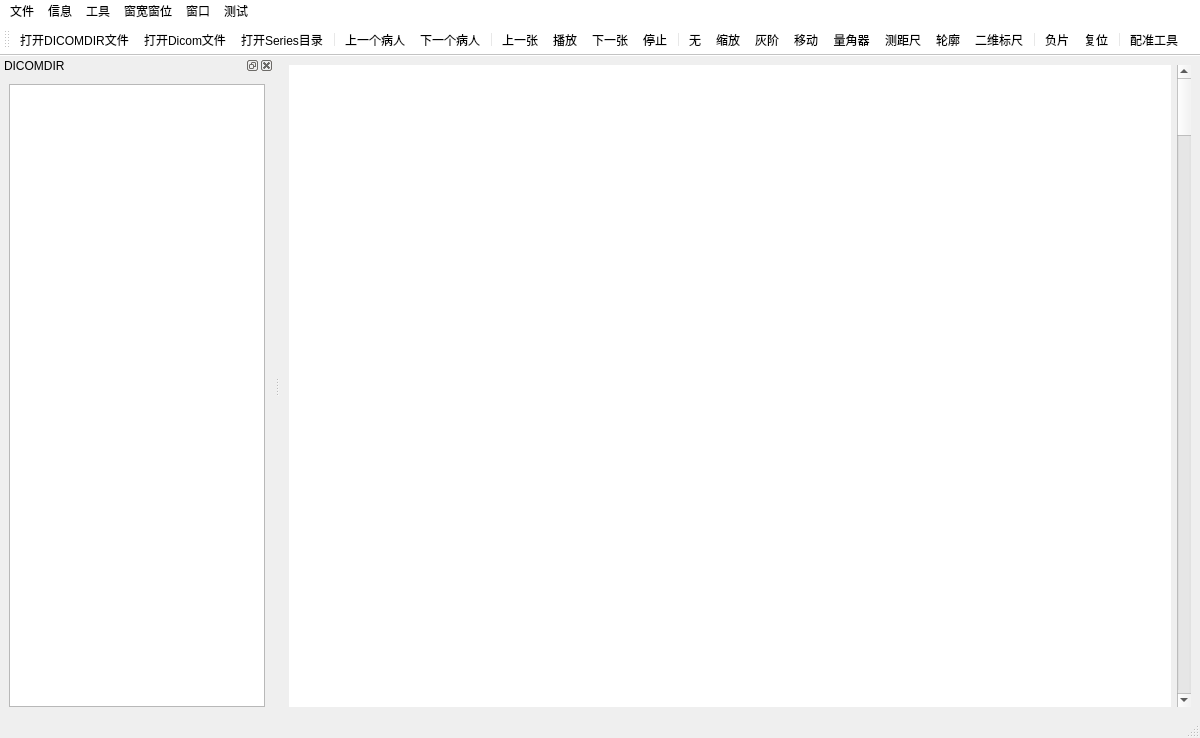
 <widget class="QMainWindow" name="BrainViewerClass">
  <property name="geometry">
   <rect>
    <x>0</x>
    <y>0</y>
    <width>1200</width>
    <height>738</height>
   </rect>
  </property>
  <property name="minimumSize">
   <size>
    <width>1200</width>
    <height>700</height>
   </size>
  </property>
  <property name="palette">
   <palette>
    <active>
     <colorrole role="WindowText">
      <brush brushstyle="SolidPattern">
       <color alpha="255">
        <red>0</red>
        <green>0</green>
        <blue>0</blue>
       </color>
      </brush>
     </colorrole>
     <colorrole role="Text">
      <brush brushstyle="SolidPattern">
       <color alpha="255">
        <red>0</red>
        <green>0</green>
        <blue>0</blue>
       </color>
      </brush>
     </colorrole>
     <colorrole role="ButtonText">
      <brush brushstyle="SolidPattern">
       <color alpha="255">
        <red>0</red>
        <green>0</green>
        <blue>0</blue>
       </color>
      </brush>
     </colorrole>
    </active>
    <inactive>
     <colorrole role="WindowText">
      <brush brushstyle="SolidPattern">
       <color alpha="255">
        <red>0</red>
        <green>0</green>
        <blue>0</blue>
       </color>
      </brush>
     </colorrole>
     <colorrole role="Text">
      <brush brushstyle="SolidPattern">
       <color alpha="255">
        <red>0</red>
        <green>0</green>
        <blue>0</blue>
       </color>
      </brush>
     </colorrole>
     <colorrole role="ButtonText">
      <brush brushstyle="SolidPattern">
       <color alpha="255">
        <red>0</red>
        <green>0</green>
        <blue>0</blue>
       </color>
      </brush>
     </colorrole>
    </inactive>
    <disabled/>
   </palette>
  </property>
  <property name="windowTitle">
   <string>BrainSight</string>
  </property>
  <property name="windowIcon">
   <iconset resource="BrainViewer.qrc">
    <normaloff>:/BrainViewer/Resources/brainSightLogo.png</normaloff>:/BrainViewer/Resources/brainSightLogo.png</iconset>
  </property>
  <property name="autoFillBackground">
   <bool>false</bool>
  </property>
  <property name="styleSheet">
   <string notr="true"/>
  </property>
  <widget class="QWidget" name="centralWidget">
   <property name="sizePolicy">
    <sizepolicy hsizetype="Expanding" vsizetype="Expanding">
     <horstretch>0</horstretch>
     <verstretch>0</verstretch>
    </sizepolicy>
   </property>
   <layout class="QGridLayout" name="gridLayout">
    <item row="0" column="0">
     <widget class="QVTKWidget" name="qvtkWidget" native="true">
      <property name="sizePolicy">
       <sizepolicy hsizetype="Expanding" vsizetype="Expanding">
        <horstretch>0</horstretch>
        <verstretch>0</verstretch>
       </sizepolicy>
      </property>
      <property name="sizeIncrement">
       <size>
        <width>0</width>
        <height>0</height>
       </size>
      </property>
      <property name="baseSize">
       <size>
        <width>0</width>
        <height>0</height>
       </size>
      </property>
      <property name="styleSheet">
       <string notr="true">color: rgb(0, 0, 0);
background-color: rgb(255, 255, 255);</string>
      </property>
     </widget>
    </item>
    <item row="0" column="1">
     <widget class="QScrollBar" name="SliceScrollBar">
      <property name="orientation">
       <enum>Qt::Orientation::Vertical</enum>
      </property>
     </widget>
    </item>
   </layout>
  </widget>
  <widget class="QMenuBar" name="menuBar">
   <property name="geometry">
    <rect>
     <x>0</x>
     <y>0</y>
     <width>1200</width>
     <height>17</height>
    </rect>
   </property>
   <property name="autoFillBackground">
    <bool>false</bool>
   </property>
   <property name="styleSheet">
    <string notr="true">background-color: rgb(255, 255, 255);
color: rgb(0, 0, 0);</string>
   </property>
   <property name="nativeMenuBar">
    <bool>true</bool>
   </property>
   <widget class="QMenu" name="menu">
    <property name="autoFillBackground">
     <bool>false</bool>
    </property>
    <property name="styleSheet">
     <string notr="true">color: rgb(0, 0, 0);
background-color: rgb(255, 255, 255);</string>
    </property>
    <property name="title">
     <string>文件</string>
    </property>
    <addaction name="action_OpenSeriesFolder"/>
    <addaction name="action_OpenDicomDirFile"/>
    <addaction name="action_OpenDicomFile"/>
    <addaction name="separator"/>
    <addaction name="action_PreviousPatient"/>
    <addaction name="action_LatterPatient"/>
   </widget>
   <widget class="QMenu" name="menu_2">
    <property name="styleSheet">
     <string notr="true">color: rgb(0, 0, 0);
background-color: rgb(255, 255, 255);</string>
    </property>
    <property name="title">
     <string>信息</string>
    </property>
    <addaction name="action_back"/>
    <addaction name="action_next"/>
   </widget>
   <widget class="QMenu" name="menu_3">
    <property name="styleSheet">
     <string notr="true">color: rgb(0, 0, 0);
background-color: rgb(255, 255, 255);</string>
    </property>
    <property name="title">
     <string>工具</string>
    </property>
    <addaction name="action_Pointer"/>
    <addaction name="action_Protractor"/>
    <addaction name="action_Ruler"/>
    <addaction name="action_Contour"/>
    <addaction name="action_BiDimensional"/>
    <addaction name="action_Reset"/>
    <addaction name="action_Zoom"/>
    <addaction name="action_GrayLevel"/>
    <addaction name="action_Move"/>
    <addaction name="action_Play"/>
    <addaction name="action_Stop"/>
    <addaction name="separator"/>
    <addaction name="action_Registration"/>
   </widget>
   <widget class="QMenu" name="menu_4">
    <property name="styleSheet">
     <string notr="true">color: rgb(0, 0, 0);
background-color: rgb(255, 255, 255);</string>
    </property>
    <property name="title">
     <string>窗口</string>
    </property>
    <addaction name="action_SwitchOfProperty"/>
   </widget>
   <widget class="QMenu" name="menu_5">
    <property name="styleSheet">
     <string notr="true">color: rgb(0, 0, 0);
background-color: rgb(255, 255, 255);</string>
    </property>
    <property name="title">
     <string>测试</string>
    </property>
    <addaction name="action_TestEntrance_01"/>
    <addaction name="action_TestEntrance_02"/>
   </widget>
   <widget class="QMenu" name="menu_WindowSizeLevel">
    <property name="styleSheet">
     <string notr="true">color: rgb(0, 0, 0);
background-color: rgb(255, 255, 255);</string>
    </property>
    <property name="title">
     <string>窗宽窗位</string>
    </property>
    <addaction name="action_WindowWL_Default"/>
    <addaction name="action_WindowWL_All"/>
    <addaction name="separator"/>
    <addaction name="action_WindowWL_CT_Abdomen"/>
    <addaction name="action_WindowWL_CT_BloodVessel"/>
    <addaction name="action_WindowWL_CT_Bones"/>
    <addaction name="action_WindowWL_CT_Brain"/>
    <addaction name="action_WindowWL_CT_Medias"/>
    <addaction name="action_WindowWL_CT_Lungs"/>
    <addaction name="separator"/>
    <addaction name="action_Negative"/>
   </widget>
   <addaction name="menu"/>
   <addaction name="menu_2"/>
   <addaction name="menu_3"/>
   <addaction name="menu_WindowSizeLevel"/>
   <addaction name="menu_4"/>
   <addaction name="menu_5"/>
  </widget>
  <widget class="QToolBar" name="mainToolBar">
   <property name="autoFillBackground">
    <bool>false</bool>
   </property>
   <property name="styleSheet">
    <string notr="true">color: rgb(0, 0, 0);
background-color: rgb(255, 255, 255);</string>
   </property>
   <attribute name="toolBarArea">
    <enum>TopToolBarArea</enum>
   </attribute>
   <attribute name="toolBarBreak">
    <bool>false</bool>
   </attribute>
   <addaction name="action_OpenDicomDirFile"/>
   <addaction name="action_OpenDicomFile"/>
   <addaction name="action_OpenSeriesFolder"/>
   <addaction name="separator"/>
   <addaction name="action_PreviousPatient"/>
   <addaction name="action_LatterPatient"/>
   <addaction name="separator"/>
   <addaction name="action_back"/>
   <addaction name="action_Play"/>
   <addaction name="action_next"/>
   <addaction name="action_Stop"/>
   <addaction name="separator"/>
   <addaction name="action_Pointer"/>
   <addaction name="action_Zoom"/>
   <addaction name="action_GrayLevel"/>
   <addaction name="action_Move"/>
   <addaction name="action_Protractor"/>
   <addaction name="action_Ruler"/>
   <addaction name="action_Contour"/>
   <addaction name="action_BiDimensional"/>
   <addaction name="separator"/>
   <addaction name="action_Negative"/>
   <addaction name="action_Reset"/>
   <addaction name="separator"/>
   <addaction name="action_Registration"/>
  </widget>
  <widget class="QStatusBar" name="statusBar"/>
  <widget class="QDockWidget" name="dockWidget_Dir">
   <property name="toolTip">
    <string/>
   </property>
   <property name="windowTitle">
    <string>DICOMDIR</string>
   </property>
   <attribute name="dockWidgetArea">
    <number>1</number>
   </attribute>
   <widget class="QWidget" name="dockWidgetContents">
    <layout class="QHBoxLayout" name="horizontalLayout">
     <item>
      <widget class="QTreeView" name="treeView">
       <property name="contextMenuPolicy">
        <enum>Qt::ContextMenuPolicy::CustomContextMenu</enum>
       </property>
      </widget>
     </item>
    </layout>
   </widget>
  </widget>
  <action name="action_OpenSeriesFolder">
   <property name="icon">
    <iconset resource="BrainViewer.qrc">
     <normaloff>:/BrainViewer/Resources/folder_128px_1207828_easyicon.net.ico</normaloff>:/BrainViewer/Resources/folder_128px_1207828_easyicon.net.ico</iconset>
   </property>
   <property name="text">
    <string>打开Series目录</string>
   </property>
  </action>
  <action name="action_back">
   <property name="icon">
    <iconset resource="BrainViewer.qrc">
     <normaloff>:/BrainViewer/Resources/front_128px_1143868_easyicon.net.ico</normaloff>:/BrainViewer/Resources/front_128px_1143868_easyicon.net.ico</iconset>
   </property>
   <property name="text">
    <string>上一张</string>
   </property>
  </action>
  <action name="action_next">
   <property name="icon">
    <iconset resource="BrainViewer.qrc">
     <normaloff>:/BrainViewer/Resources/next_128px_1143867_easyicon.net.ico</normaloff>:/BrainViewer/Resources/next_128px_1143867_easyicon.net.ico</iconset>
   </property>
   <property name="text">
    <string>下一张</string>
   </property>
  </action>
  <action name="action_Pointer">
   <property name="checkable">
    <bool>true</bool>
   </property>
   <property name="icon">
    <iconset resource="BrainViewer.qrc">
     <normaloff>:/BrainViewer/Resources/mouse_128px_1153948_easyicon.net.ico</normaloff>:/BrainViewer/Resources/mouse_128px_1153948_easyicon.net.ico</iconset>
   </property>
   <property name="text">
    <string>无</string>
   </property>
  </action>
  <action name="action_Protractor">
   <property name="checkable">
    <bool>true</bool>
   </property>
   <property name="icon">
    <iconset resource="BrainViewer.qrc">
     <normaloff>:/BrainViewer/Resources/Angle_Thingy_128px_559411_easyicon.net.ico</normaloff>:/BrainViewer/Resources/Angle_Thingy_128px_559411_easyicon.net.ico</iconset>
   </property>
   <property name="text">
    <string>量角器</string>
   </property>
  </action>
  <action name="action_Ruler">
   <property name="checkable">
    <bool>true</bool>
   </property>
   <property name="icon">
    <iconset resource="BrainViewer.qrc">
     <normaloff>:/BrainViewer/Resources/ruler_128px_1209146_easyicon.net.ico</normaloff>:/BrainViewer/Resources/ruler_128px_1209146_easyicon.net.ico</iconset>
   </property>
   <property name="text">
    <string>测距尺</string>
   </property>
  </action>
  <action name="action_Contour">
   <property name="checkable">
    <bool>true</bool>
   </property>
   <property name="icon">
    <iconset resource="BrainViewer.qrc">
     <normaloff>:/BrainViewer/Resources/Bezier_Curve_128px_559452_easyicon.net.ico</normaloff>:/BrainViewer/Resources/Bezier_Curve_128px_559452_easyicon.net.ico</iconset>
   </property>
   <property name="text">
    <string>轮廓</string>
   </property>
   <property name="toolTip">
    <string>轮廓</string>
   </property>
  </action>
  <action name="action_BiDimensional">
   <property name="checkable">
    <bool>true</bool>
   </property>
   <property name="icon">
    <iconset resource="BrainViewer.qrc">
     <normaloff>:/BrainViewer/Resources/Arrow_Cross_128px_1177075_easyicon.net.ico</normaloff>:/BrainViewer/Resources/Arrow_Cross_128px_1177075_easyicon.net.ico</iconset>
   </property>
   <property name="text">
    <string>二维标尺</string>
   </property>
  </action>
  <action name="action_Negative">
   <property name="icon">
    <iconset resource="BrainViewer.qrc">
     <normaloff>:/BrainViewer/Resources/video_negative_128px_1138773_easyicon.net.ico</normaloff>:/BrainViewer/Resources/video_negative_128px_1138773_easyicon.net.ico</iconset>
   </property>
   <property name="text">
    <string>负片</string>
   </property>
  </action>
  <action name="action_Reset">
   <property name="icon">
    <iconset resource="BrainViewer.qrc">
     <normaloff>:/BrainViewer/Resources/cancel_128px_1209038_easyicon.net.ico</normaloff>:/BrainViewer/Resources/cancel_128px_1209038_easyicon.net.ico</iconset>
   </property>
   <property name="text">
    <string>复位</string>
   </property>
  </action>
  <action name="action_Zoom">
   <property name="checkable">
    <bool>true</bool>
   </property>
   <property name="icon">
    <iconset resource="BrainViewer.qrc">
     <normaloff>:/BrainViewer/Resources/zoom_in_128px_1200197_easyicon.net.ico</normaloff>:/BrainViewer/Resources/zoom_in_128px_1200197_easyicon.net.ico</iconset>
   </property>
   <property name="text">
    <string>缩放</string>
   </property>
  </action>
  <action name="action_GrayLevel">
   <property name="checkable">
    <bool>true</bool>
   </property>
   <property name="icon">
    <iconset resource="BrainViewer.qrc">
     <normaloff>:/BrainViewer/Resources/brightness_128px_1193620_easyicon.net.ico</normaloff>:/BrainViewer/Resources/brightness_128px_1193620_easyicon.net.ico</iconset>
   </property>
   <property name="text">
    <string>灰阶</string>
   </property>
   <property name="toolTip">
    <string>灰阶</string>
   </property>
  </action>
  <action name="action_Move">
   <property name="checkable">
    <bool>true</bool>
   </property>
   <property name="icon">
    <iconset resource="BrainViewer.qrc">
     <normaloff>:/BrainViewer/Resources/move_Hand_128px_1154031_easyicon.net.ico</normaloff>:/BrainViewer/Resources/move_Hand_128px_1154031_easyicon.net.ico</iconset>
   </property>
   <property name="text">
    <string>移动</string>
   </property>
  </action>
  <action name="action_SwitchOfProperty">
   <property name="checkable">
    <bool>true</bool>
   </property>
   <property name="text">
    <string>属性</string>
   </property>
  </action>
  <action name="action_Play">
   <property name="icon">
    <iconset resource="BrainViewer.qrc">
     <normaloff>:/BrainViewer/Resources/play_128px_1197036_easyicon.net.ico</normaloff>:/BrainViewer/Resources/play_128px_1197036_easyicon.net.ico</iconset>
   </property>
   <property name="text">
    <string>播放</string>
   </property>
  </action>
  <action name="action_Stop">
   <property name="icon">
    <iconset resource="BrainViewer.qrc">
     <normaloff>:/BrainViewer/Resources/stop_128px_1197040_easyicon.net.ico</normaloff>:/BrainViewer/Resources/stop_128px_1197040_easyicon.net.ico</iconset>
   </property>
   <property name="text">
    <string>停止</string>
   </property>
  </action>
  <action name="action_TestEntrance_01">
   <property name="text">
    <string>测试入口1</string>
   </property>
  </action>
  <action name="action_TestEntrance_02">
   <property name="text">
    <string>测试入口2</string>
   </property>
  </action>
  <action name="action_OpenDicomDirFile">
   <property name="icon">
    <iconset resource="BrainViewer.qrc">
     <normaloff>:/BrainViewer/Resources/file_128px_1197084_easyicon.net.ico</normaloff>:/BrainViewer/Resources/file_128px_1197084_easyicon.net.ico</iconset>
   </property>
   <property name="text">
    <string>打开DICOMDIR文件</string>
   </property>
  </action>
  <action name="action_OpenDicomFile">
   <property name="icon">
    <iconset resource="BrainViewer.qrc">
     <normaloff>:/BrainViewer/Resources/X_Ray_Hand_128px_1124752_easyicon.net.ico</normaloff>:/BrainViewer/Resources/X_Ray_Hand_128px_1124752_easyicon.net.ico</iconset>
   </property>
   <property name="text">
    <string>打开Dicom文件</string>
   </property>
  </action>
  <action name="action_PreviousPatient">
   <property name="icon">
    <iconset resource="BrainViewer.qrc">
     <normaloff>:/BrainViewer/Resources/hand_pointing_left_128px_1143134_easyicon.net.ico</normaloff>:/BrainViewer/Resources/hand_pointing_left_128px_1143134_easyicon.net.ico</iconset>
   </property>
   <property name="text">
    <string>上一个病人</string>
   </property>
  </action>
  <action name="action_LatterPatient">
   <property name="icon">
    <iconset resource="BrainViewer.qrc">
     <normaloff>:/BrainViewer/Resources/hand_pointing_right_128px_1143133_easyicon.net.ico</normaloff>:/BrainViewer/Resources/hand_pointing_right_128px_1143133_easyicon.net.ico</iconset>
   </property>
   <property name="text">
    <string>下一个病人</string>
   </property>
  </action>
  <action name="action_WindowWL_Default">
   <property name="checkable">
    <bool>true</bool>
   </property>
   <property name="text">
    <string>默认</string>
   </property>
  </action>
  <action name="action_WindowWL_All">
   <property name="checkable">
    <bool>true</bool>
   </property>
   <property name="text">
    <string>全部动态范围</string>
   </property>
  </action>
  <action name="action_WindowWL_CT_Abdomen">
   <property name="checkable">
    <bool>true</bool>
   </property>
   <property name="text">
    <string>CT-腹</string>
   </property>
  </action>
  <action name="action_WindowWL_CT_BloodVessel">
   <property name="checkable">
    <bool>true</bool>
   </property>
   <property name="text">
    <string>CT-血管</string>
   </property>
  </action>
  <action name="action_WindowWL_CT_Bones">
   <property name="checkable">
    <bool>true</bool>
   </property>
   <property name="text">
    <string>CT-骨骼</string>
   </property>
  </action>
  <action name="action_WindowWL_CT_Brain">
   <property name="checkable">
    <bool>true</bool>
   </property>
   <property name="text">
    <string>CT-脑</string>
   </property>
  </action>
  <action name="action_WindowWL_CT_Medias">
   <property name="checkable">
    <bool>true</bool>
   </property>
   <property name="text">
    <string>CT-纵膈</string>
   </property>
  </action>
  <action name="action_WindowWL_CT_Lungs">
   <property name="checkable">
    <bool>true</bool>
   </property>
   <property name="text">
    <string>CT-肺</string>
   </property>
  </action>
  <action name="action_Registration">
   <property name="icon">
    <iconset resource="BrainViewer.qrc">
     <normaloff>:/BrainViewer/Resources/aim_128px_1207156_easyicon.net.ico</normaloff>:/BrainViewer/Resources/aim_128px_1207156_easyicon.net.ico</iconset>
   </property>
   <property name="text">
    <string>配准工具</string>
   </property>
  </action>
 </widget>
